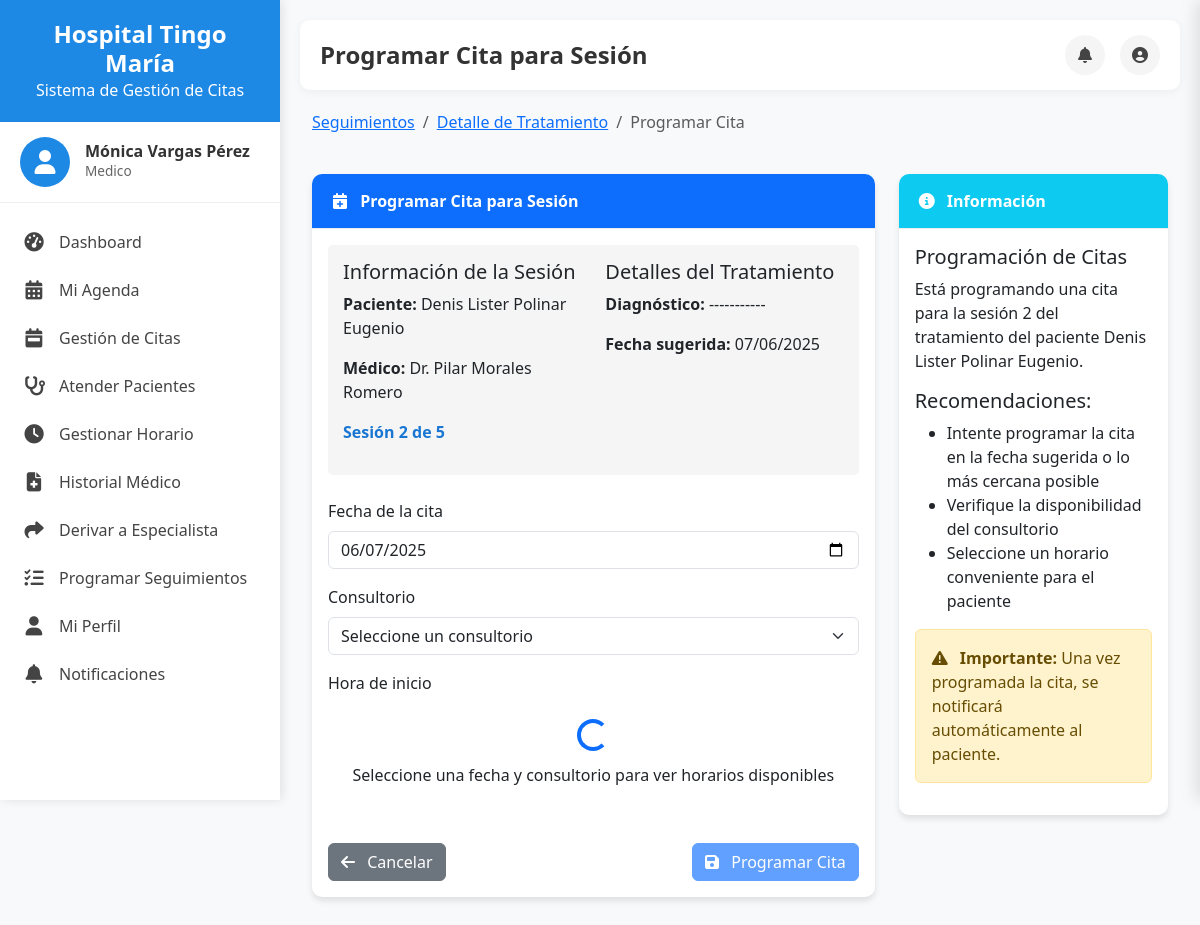
/seguimientos/programar-cita/2/ (signed in), run on the app's committed database.
### core/models.py (models this page shows, shortened)
class Usuario(AbstractUser):
    nombres = models.CharField(max_length=100, blank=True)
    apellidos = models.CharField(max_length=100, blank=True)
    dni = models.CharField(max_length=8, unique=True, null=True, blank=True)
    telefono = models.CharField(max_length=15, blank=True)
    direccion = models.TextField(blank=True)
    fecha_nacimiento = models.DateField(null=True, blank=True)
    sexo = models.CharField(max_length=1, choices=SEXO_CHOICES, blank=True)
    rol = models.ForeignKey(Rol, on_delete=models.SET_NULL, null=True, related_name='usuarios')
    foto_perfil = models.ImageField(upload_to='fotos_perfil/', null=True, blank=True)
    class Meta:
        verbose_name = 'Usuario'
        verbose_name_plural = 'Usuarios'

class Rol(models.Model):
    nombre = models.CharField(max_length=50)
    descripcion = models.TextField(blank=True)
    class Meta:
        verbose_name = 'Rol'
        verbose_name_plural = 'Roles'

class SeguimientoSesion(models.Model):
    tratamiento = models.ForeignKey(TratamientoProgramado, on_delete=models.CASCADE, related_name='sesiones')
    cita = models.OneToOneField('Cita', on_delete=models.SET_NULL, null=True, blank=True, related_name='seguimiento_sesion')
    numero_sesion = models.PositiveIntegerField()
    fecha_programada = models.DateField()
    fecha_realizada = models.DateField(null=True, blank=True)
    estado = models.CharField(max_length=15, choices=(
        ('pendiente', 'Pendiente'),
        ('completada', 'Completada'),
        ('cancelada', 'Cancelada'),
        ('reprogramada', 'Reprogramada')
    ), default='pendiente')
    observaciones = models.TextField(blank=True)
    evolucion = models.TextField(blank=True, help_text='Evolución del paciente en esta sesión')
    created_at = models.DateTimeField(auto_now_add=True)
    updated_at = models.DateTimeField(auto_now=True)
    class Meta:
        verbose_name = 'Seguimiento de Sesión'
        verbose_name_plural = 'Seguimientos de Sesiones'
        ordering = ['tratamiento', 'numero_sesion']
        unique_together = ['tratamiento', 'numero_sesion']

class TratamientoProgramado(models.Model):
    paciente = models.ForeignKey(Paciente, on_delete=models.CASCADE, related_name='tratamientos')
    medico = models.ForeignKey(Medico, on_delete=models.CASCADE, related_name='tratamientos_programados')
    diagnostico = models.TextField()
    cantidad_sesiones = models.PositiveIntegerField()
    sesiones_completadas = models.PositiveIntegerField(default=0)
    frecuencia_dias = models.PositiveIntegerField()
    fecha_inicio = models.DateField()
    fecha_fin_estimada = models.DateField(null=True, blank=True)
    estado = models.CharField(max_length=10, choices=ESTADO_TRATAMIENTO_CHOICES, default='activo')
    notas_seguimiento = models.TextField(blank=True, help_text='Notas generales sobre el progreso del tratamiento')
    created_at = models.DateTimeField(auto_now_add=True)
    updated_at = models.DateTimeField(auto_now=True)
    def progreso(self):
        """Retorna el porcentaje de progreso del tratamiento"""
        if self.cantidad_sesiones > 0:
            return int((self.sesiones_completadas / self.cantidad_sesiones) * 100)
        return 0
    class Meta:
        verbose_name = 'Tratamiento Programado'
        verbose_name_plural = 'Tratamientos Programados'
        ordering = ['-created_at']

class Paciente(models.Model):
    usuario = models.OneToOneField(Usuario, on_delete=models.CASCADE, related_name='paciente')
    representante = models.ForeignKey(Usuario, on_delete=models.SET_NULL, null=True, blank=True, related_name='representados')
    faltas_consecutivas = models.PositiveIntegerField(default=0)
    estado_reserva = models.CharField(max_length=20, choices=ESTADO_RESERVA_CHOICES, default='activo')
    class Meta:
        verbose_name = 'Paciente'
        verbose_name_plural = 'Pacientes'

class Medico(models.Model):
    usuario = models.OneToOneField(Usuario, on_delete=models.CASCADE, related_name='medico')
    cmp = models.CharField(max_length=10, verbose_name='Código Médico Profesional')
    especialidad = models.ForeignKey(Especialidad, on_delete=models.CASCADE, related_name='medicos')
    class Meta:
        verbose_name = 'Médico'
        verbose_name_plural = 'Médicos'

### core/views_seguimiento.py (the view, shortened to what this page needs)
# urls.py: path('seguimientos/programar-cita/<int:sesion_id>/', views_seguimiento.programar_cita_sesion, name='programar_cita_sesion'),
@login_required
def programar_cita_sesion(request, sesion_id):
    if not request.user.rol or request.user.rol.nombre not in ['Medico', 'Admision']:
        messages.error(request, 'No tienes permiso para acceder a esta página')
        return redirect('dashboard')
    sesion = get_object_or_404(SeguimientoSesion, id=sesion_id)
    if sesion.estado != 'pendiente':
        messages.error(request, 'Esta sesión ya tiene una cita programada o ha sido completada')
        return redirect('detalle_seguimiento', tratamiento_id=sesion.tratamiento.id)
    consultorios = Consultorio.objects.all()
    context = {
        'sesion': sesion,
        'consultorios': consultorios,
        'fecha_sugerida': sesion.fecha_programada,
    }
    return render(request, 'medico/programar_cita_sesion.html', context)

### core/templatetags/notification_filters.py (called while the page is built)
@register.filter
def get_notification_icon(tipo):
    iconos = {
        'confirmacion': 'check-circle',
        'recordatorio': 'clock',
        'cancelacion': 'times-circle',
        'advertencia': 'exclamation-triangle',
        'informacion': 'info-circle'
    }
    return iconos.get(tipo, 'bell')

### templates/medico/programar_cita_sesion.html (shortened to what this page needs)
{% extends 'dashboard/base_dashboard.html' %}
{% load static %}
{% block page_title %}Programar Cita para Sesión{% endblock %}
{% block content %}
<div class="container-fluid">
    <div class="row mb-4">
        <div class="col-md-12">
            <nav aria-label="breadcrumb">
                <ol class="breadcrumb">
                    <li class="breadcrumb-item"><a href="{% url 'ver_seguimientos' %}">Seguimientos</a></li>
                    <li class="breadcrumb-item"><a href="{% url 'detalle_seguimiento' sesion.tratamiento.id %}">Detalle de Tratamiento</a></li>
                    <li class="breadcrumb-item active">Programar Cita</li>
                </ol>
            </nav>
        </div>
    </div>
    <div class="row">
        <div class="col-md-8">
            <div class="card mb-4">
                <div class="card-header bg-primary text-white">
                    <i class="fas fa-calendar-plus me-2"></i> Programar Cita para Sesión
                </div>
                <div class="card-body">
                    <div class="session-info mb-4">
                        <div class="row">
                            <div class="col-md-6">
                                <h5>Información de la Sesión</h5>
                                <p><strong>Paciente:</strong> {{ sesion.tratamiento.paciente.usuario.nombres }} {{ sesion.tratamiento.paciente.usuario.apellidos }}</p>
                                <p><strong>Médico:</strong> Dr. {{ sesion.tratamiento.medico.usuario.nombres }} {{ sesion.tratamiento.medico.usuario.apellidos }}</p>
                                <p><strong class="session-number">Sesión {{ sesion.numero_sesion }} de {{ sesion.tratamiento.cantidad_sesiones }}</strong></p>
                            </div>
                            <div class="col-md-6">
                                <h5>Detalles del Tratamiento</h5>
                                <p><strong>Diagnóstico:</strong> {{ sesion.tratamiento.diagnostico|truncatechars:100 }}</p>
                                <p><strong>Fecha sugerida:</strong> {{ sesion.fecha_programada|date:"d/m/Y" }}</p>
                            </div>
                        </div>
                    </div>
                    <form method="post">
                        <div class="mb-3">
                            <label for="fecha" class="form-label">Fecha de la cita</label>
                            <input type="date" id="fecha" name="fecha" class="form-control" value="{{ fecha_sugerida|date:'Y-m-d' }}" min="{{ fecha_sugerida|date:'Y-m-d' }}" required>
                        </div>
                        <div class="mb-3">
                            <label for="consultorio" class="form-label">Consultorio</label>
                            <select id="consultorio" name="consultorio" class="form-select" required>
                                <option value="">Seleccione un consultorio</option>
                            </select>
                        </div>
                        <div class="mb-3">
                            <label class="form-label">Hora de inicio</label>
                            <div class="time-slots-container">
                                <div class="row" id="timeSlots">
                                    <div class="col-12 text-center py-3">
                                        <div class="spinner-border text-primary" role="status">
                                        </div>
                                        <p class="mt-2">Seleccione una fecha y consultorio para ver horarios disponibles</p>
                                    </div>
                                </div>
                            </div>
                        </div>
                        <div class="mt-4 d-flex justify-content-between">
                            <a href="{% url 'detalle_seguimiento' sesion.tratamiento.id %}" class="btn btn-secondary">
                                <i class="fas fa-arrow-left me-2"></i> Cancelar
                            </a>
                            <button type="submit" class="btn btn-primary" id="submitBtn" disabled>
                                <i class="fas fa-save me-2"></i> Programar Cita
                            </button>
                        </div>
                    </form>
                </div>
            </div>
        </div>
        <div class="col-md-4">
            <div class="card">
                <div class="card-header bg-info text-white">
                    <i class="fas fa-info-circle me-2"></i> Información
                </div>
                <div class="card-body">
                    <h5>Programación de Citas</h5>
                    <p>Está programando una cita para la sesión {{ sesion.numero_sesion }} del tratamiento del paciente {{ sesion.tratamiento.paciente.usuario.nombres }} {{ sesion.tratamiento.paciente.usuario.apellidos }}.</p>
                    <h5 class="mt-3">Recomendaciones:</h5>
                    <ul>
                        <li>Intente programar la cita en la fecha sugerida o lo más cercana posible</li>
                        <li>Verifique la disponibilidad del consultorio</li>
                        <li>Seleccione un horario conveniente para el paciente</li>
                    </ul>
                    <div class="alert alert-warning mt-3">
                        <i class="fas fa-exclamation-triangle me-2"></i>
                        <strong>Importante:</strong> Una vez programada la cita, se notificará automáticamente al paciente.
                    </div>
                </div>
            </div>
        </div>
    </div>
</div>
{% endblock %}

### templates/dashboard/base_dashboard.html (shortened to what this page needs)
<!DOCTYPE html>
<html lang="es">
<head>
    <link href="https://cdn.jsdelivr.net/npm/bootstrap@5.3.0/dist/css/bootstrap.min.css" rel="stylesheet">
    <link rel="stylesheet" href="https://cdnjs.cloudflare.com/ajax/libs/font-awesome/6.4.0/css/all.min.css">
</head>
<body>
    <div class="sidebar" id="sidebar">
        <div class="sidebar-header">
            <h3>Hospital Tingo María</h3>
            <p class="mb-0">Sistema de Gestión de Citas</p>
        </div>
        <div class="sidebar-user">
            <div class="user-avatar">
                <i class="fas fa-user"></i>
            </div>
            <div class="user-info">
                <h5>{{ user.nombres }} {{ user.apellidos }}</h5>
                <p>{{ user.rol.nombre }}</p>
            </div>
        </div>
        <div class="sidebar-menu">
        </div>
    </div>
            {% load notification_filters %}
    <div class="main-content">
        <div class="topbar">
            <div class="d-flex align-items-center">
                <h4 class="page-title mb-0">{% block page_title %}Dashboard{% endblock %}</h4>
            </div>
            <div class="topbar-actions">
                <div class="action-item">
                    <button class="btn-icon" id="btnNotifications">
                        <i class="fas fa-bell"></i>
                    </button>
                </div>
                <div class="action-item dropdown">
                    <button class="btn-icon" id="userDropdown" data-bs-toggle="dropdown" aria-expanded="false">
                        <i class="fas fa-user-circle"></i>
                    </button>
                </div>
            </div>
        </div>
        {% block content %}{% endblock %}
    </div>
</body>
</html>

### templates/dashboard/base_dashboard.html (style rules this page uses)
:root { --primary-color: #1e88e5; --secondary-color: #26a69a; --accent-color: #ff5722; --light-color: #f5f5f5; --dark-color: #333; --sidebar-width: 280px; }
body { font-family: 'Segoe UI', Tahoma, Geneva, Verdana, sans-serif; background-color: #f8f9fa; color: #333; overflow-x: hidden; }
.sidebar { position: fixed; top: 0; left: 0; height: 100vh; width: var(--sidebar-width); background-color: white; box-shadow: 2px 0 10px rgba(0, 0, 0, 0.1); z-index: 1000; transition: all 0.3s ease; overflow-y: auto; }
.sidebar-header { padding: 20px; background-color: var(--primary-color); color: white; text-align: center; }
.sidebar-header h3 { margin: 0; font-size: 1.5rem; font-weight: 600; }
.sidebar-user { padding: 15px 20px; border-bottom: 1px solid #eee; display: flex; align-items: center; }
.sidebar-user .user-avatar { width: 50px; height: 50px; border-radius: 50%; background-color: var(--primary-color); color: white; display: flex; align-items: center; justify-content: center; font-size: 1.5rem; margin-right: 15px; }
.sidebar-user .user-info { flex: 1; }
.sidebar-user .user-info h5 { margin: 0; font-size: 1rem; font-weight: 600; }
.sidebar-user .user-info p { margin: 0; font-size: 0.85rem; color: #666; }
.sidebar-menu { padding: 15px 0; }
.main-content { margin-left: var(--sidebar-width); padding: 20px; min-height: 100vh; transition: all 0.3s ease; }
.topbar { background-color: white; padding: 15px 20px; border-radius: 10px; box-shadow: 0 2px 10px rgba(0, 0, 0, 0.05); margin-bottom: 20px; display: flex; align-items: center; justify-content: space-between; }
.topbar .page-title { margin: 0; font-size: 1.5rem; font-weight: 600; color: var(--dark-color); }
.topbar .topbar-actions { display: flex; align-items: center; }
.topbar .topbar-actions .action-item { margin-left: 15px; position: relative; }
.topbar .topbar-actions .action-item .btn-icon { width: 40px; height: 40px; border-radius: 50%; background-color: #f5f5f5; color: #444; display: flex; align-items: center; justify-content: center; border: none; cursor: pointer; transition: all 0.2s ease; }
.card { border-radius: 10px; box-shadow: 0 4px 6px rgba(0, 0, 0, 0.05); margin-bottom: 20px; border: none; }
.card-header { background-color: white; border-bottom: 1px solid #eee; padding: 15px 20px; font-weight: 600; border-radius: 10px 10px 0 0 !important; }

### templates/medico/programar_cita_sesion.html (style rules this page uses)
.card { border-radius: 10px; box-shadow: 0 4px 6px rgba(0, 0, 0, 0.1); }
.card-header { border-radius: 10px 10px 0 0 !important; font-weight: 600; }
.session-info { background-color: #f5f5f5; border-radius: 5px; padding: 15px; margin-bottom: 20px; }
.session-number { font-weight: 600; color: #1976d2; }
.time-slots-container { max-height: 300px; overflow-y: auto; }

### data on the page
Usuario: nombres "Mónica", apellidos "Vargas Pérez", rol.nombre "Medico"
SeguimientoSesion: tratamiento.paciente.usuario.nombres "Denis Lister", tratamiento.paciente.usuario.apellidos "Polinar Eugenio", tratamiento.medico.usuario.nombres "Pilar", tratamiento.medico.usuario.apellidos "Morales Romero", numero_sesion "2", tratamiento.cantidad_sesiones "5", tratamiento.diagnostico "-----------", fecha_programada "07/06/2025", fecha "06/07/2025"
